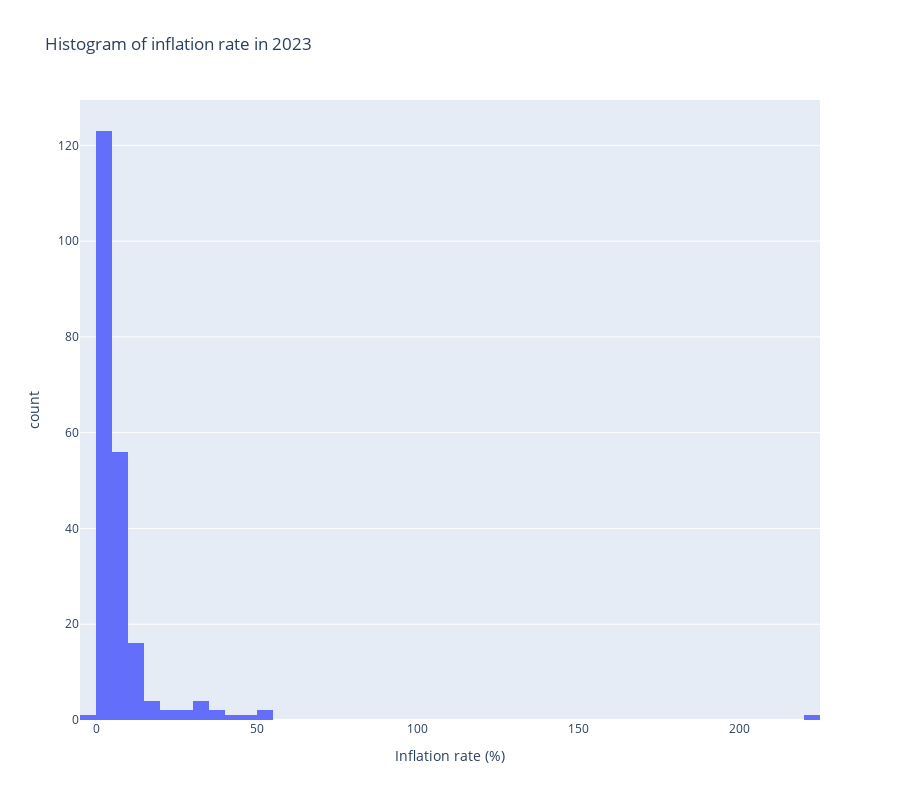

Notebook source saved alongside this figure:
### Markdown cell above
# Distribution inflation in 2023

### Code cell
fig = px.histogram(df_inflation_2023,
                     x='inflation_rate',
                     nbins=50,
                     title='Histogram of inflation rate in 2023',
                     labels={'inflation_rate': 'Inflation rate (%)'},
                     height=height)

if kaggle:
    fig.show(renderer='iframe_connected')
else:
    fig.show()

### Figure 1 — Plotly figure (JSON) as saved in the notebook; plotly's stock layout.template omitted (floating-point values rounded to 4 significant figures; data arrays with more than 128 entries replaced by an {"elided": "..."} marker saying what was removed)
{"data": [{"alignmentgroup": "True", "bingroup": "x", "hovertemplate": "Inflation rate (%)=%{x}<br>count=%{y}<extra></extra>", "legendgroup": "", "marker": {"color": "#636efa", "pattern": {"shape": ""}}, "name": "", "nbinsx": 50, "offsetgroup": "", "orientation": "v", "showlegend": false, "type": "histogram", "x": {"elided": "215 float values"}, "xaxis": "x", "yaxis": "y"}], "layout": {"barmode": "relative", "height": 800, "legend": {"tracegroupgap": 0}, "title": {"text": "Histogram of inflation rate in 2023"}, "xaxis": {"anchor": "y", "domain": [0, 1], "title": {"text": "Inflation rate (%)"}}, "yaxis": {"anchor": "x", "domain": [0, 1], "title": {"text": "count"}}}}
